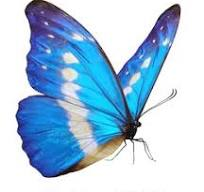
#> input picture module_15/papil.jpg, 204 x 192 px, found by its file name
$ python module_15_4.py   (older library calls are emulated)
#> lines starting #> are read from the running program, lines starting #| are printed output that depends on the picture; after the words box and inside, x2 and y2 are one past the last pixel; in counts of white or black regions, pixels touching at a corner belong together
# # import cv2
# import cv2
# import numpy as np
# import matplotlib.pyplot as plt
#
# # Загрузка изображения
# image = cv2.imread('/papil.jpg', cv2.IMREAD_GRAYSCALE)
#
# # Применение оператора Собеля для вычисления градиентов по осям X и Y
# sobel_x = cv2.Sobel(image, cv2.CV_64F, 1, 0, ksize=5)  # Градиент по оси X
# sobel_y = cv2.Sobel(image, cv2.CV_64F, 0, 1, ksize=5)  # Градиент по оси Y
#
# # Вычисление величины градиента
# gradient_magnitude = np.sqrt(sobel_x**2 + sobel_y**2)
#
# # Нормализация градиентов для отображения
# sobel_x = cv2.convertScaleAbs(sobel_x)
# sobel_y = cv2.convertScaleAbs(sobel_y)
# gradient_magnitude = cv2.convertScaleAbs(gradient_magnitude)
#
# # Отображение результатов
# plt.figure(figsize=(15, 5))
#
# plt.subplot(1, 4, 1)
# plt.title('Оригинальное изображение')
# plt.imshow(image, cmap='gray')
#
# plt.subplot(1, 4, 2)
# plt.title('Градиент по оси X')
# plt.imshow(sobel_x, cmap='gray')
#
# plt.subplot(1, 4, 3)
# plt.title('Градиент по оси Y')
# plt.imshow(sobel_y, cmap='gray')
#
# plt.subplot(1, 4, 4)
# plt.title('Величина градиента')
# plt.imshow(gradient_magnitude, cmap='gray')
#
# plt.show()


# import cv2
# import numpy as np
# import matplotlib.pyplot as plt
#
# # Загрузка изображения
# image = cv2.imread('/papil.jpg', cv2.IMREAD_GRAYSCALE)
#
# # Применение гауссового фильтра для снижения шумов
# blurred_image = cv2.GaussianBlur(image, (5, 5), 1.4)
#
# # Применение Канни Эдж Детектора
# edges = cv2.Canny(blurred_image, 50, 150)
# # 50 и 150 - это  high threshold и low threshold —
# # два пороговых значения, которые используются
# # для определения сильных и слабых границ на изображении.
#
# # Отображение результата
# plt.figure(figsize=(10, 5))
#
# plt.subplot(1, 2, 1)
# plt.title('Оригинальное изображение')
# plt.imshow(image, cmap='gray')
#
# plt.subplot(1, 2, 2)
# plt.title('Обнаруженные границы')
# plt.imshow(edges, cmap='gray')
#
# plt.show()


import cv2
import numpy as np
import matplotlib.pyplot as plt

# Загрузка изображения
image = cv2.imread('/papil.jpg', cv2.IMREAD_GRAYSCALE)
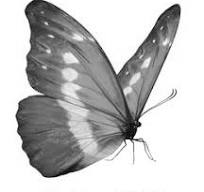
#> image: shape (192, 204); min 0, max 255, mean 194.6

# Проверка успешности загрузки изображения
if image is None:
    print("Ошибка: изображение не найдено.")
    exit()

# Применение гауссового фильтра для снижения шумов
blurred_image = cv2.GaussianBlur(image, (5, 5), 1.4)
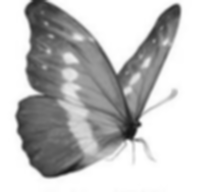
#> blurred_image: shape (192, 204); min 20, max 255, mean 194.6

# Применение Канни Эдж Детектора
edges = cv2.Canny(blurred_image, 50, 150)
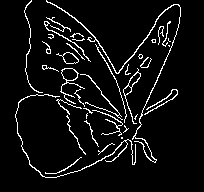
#> edges: shape (192, 204); 6.3% white in thin lines or dots, all inside (x1, y1, x2, y2) = (15, 0, 181, 178)

# Отображение результата
plt.figure(figsize=(10, 5))

plt.subplot(1, 2, 1)
plt.title('Оригинальное изображение')
plt.imshow(image, cmap='gray')
plt.axis('off')  # Убираем оси

plt.subplot(1, 2, 2)
plt.title('Обнаруженные границы')
plt.imshow(edges, cmap='gray')
plt.axis('off')  # Убираем оси

plt.tight_layout()  # Убираем лишние отступы между графиками
plt.show()
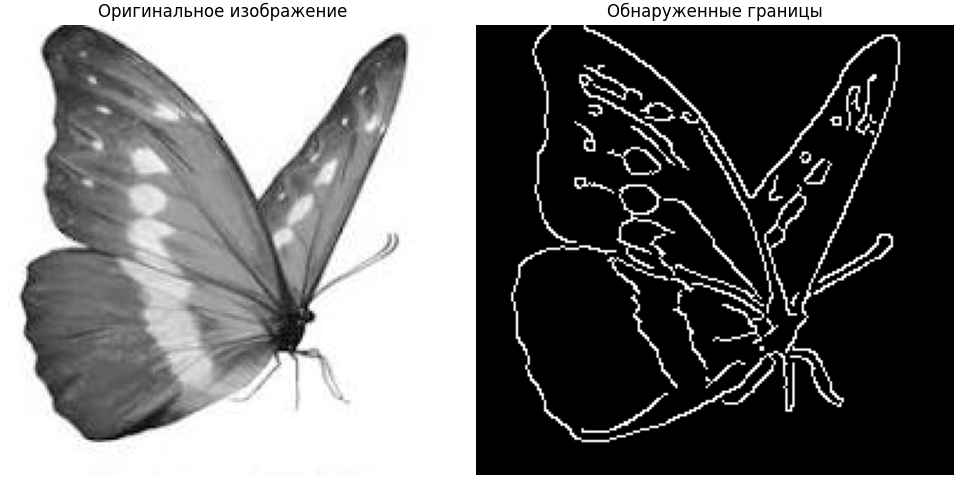
#> figure drawn by matplotlib, 2 panels
